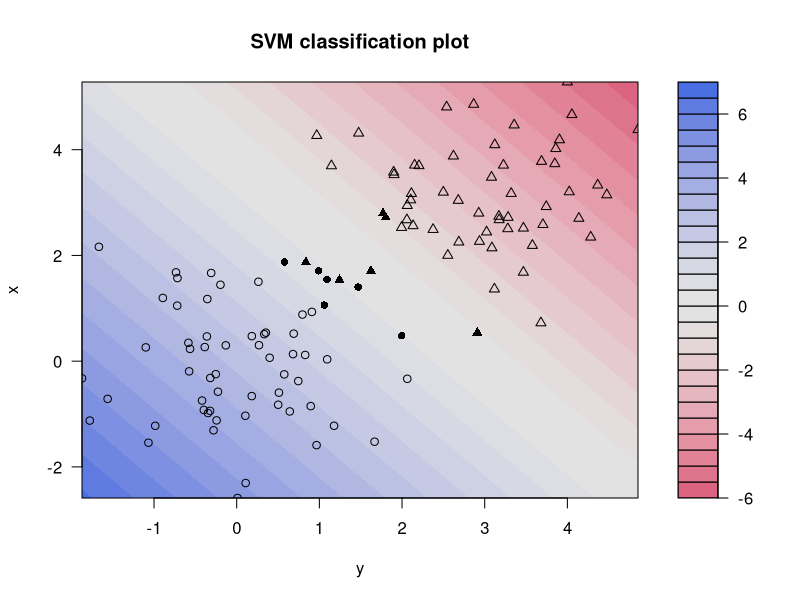

Reproduce this figure in R.
## ---- chunk 1
knitr::opts_chunk$set(comment = '>')
## ---- chunk 2
# install the kernlab (for SVM) and class (for kNN) packages from CRAN
if(require(kernlab) == FALSE){
  install.packages('kernlab')
  library(kernlab)
}
if(require(class) == FALSE){
  install.packages('class')
  library(class)
}
## ---- chunk 3
# load and inspect the training/test datasets
#   note: this is a synthetic dataset of (x, y) points
training_syndata <- read.csv("syndata_training.csv")
test_syndata <- read.csv("syndata_test.csv")
str(training_syndata)
str(test_syndata)
# define a formula for predicting the class variable
syndata_formula = class ~ x + y

# train an SVM model with a linear kernel (vanilladot) and cost set to 1
lk_svm_syndata <- ksvm(syndata_formula, data = training_syndata, kernel = 'vanilladot', C = 1, type = "C-svc")

# plot the SVM object for this binary classifier
#   note: this plot is only available for binary classifiers in 2D
#     the plot includes decision values that in 2D can be interpreted
#     as the distances from the hyperplane
plot(lk_svm_syndata, data = training_syndata)
## ---- chunk 4
# compute the prediction with the SVM model
#   note: the class attribute (column 1) is excluded from the test data set
lk_svm_syndata_pred <- predict(lk_svm_syndata, test_syndata[,-1])

# create a contingency table for the actual VS predicted for the SVM model
lk_svm_results_table <- table(svm = lk_svm_syndata_pred,  actual = test_syndata$class)
lk_svm_results_table

# calculate the accuracy from the contingency table
acc_lk_svm <- sum(diag(lk_svm_results_table)) / sum(lk_svm_results_table)
acc_lk_svm
## ---- chunk 5
# read the data from the letters_data.csv file
#   note: the dataset is derived from the letter-recognition dataset
#     documentation on the original dataset is available here:
#     https://archive.ics.uci.edu/ml/datasets/letter+recognition
letters_data <- read.csv("letters_data.csv", stringsAsFactors = T)

# inspect the data
str(letters_data)

# set random seed
set.seed(1999)
# create a 70/30 training/test set split
n_rows <- nrow(letters_data)
# sample 70% (n_rows * 0.7) indices in the ranges 1:nrows
training_idx <- sample(n_rows, n_rows * 0.7)
# filter the data frame with the training indices (and the complement)
training_letters_data <- letters_data[training_idx,]
test_letters_data <- letters_data[-training_idx,]
## ---- chunk 6
# define a formula for predicting lettr
#   note: the reformulate function simplifies the definition of the formula
#     and makes the code more general
letters_data_formula <- reformulate(names(training_letters_data[, -1]), response = 'lettr')

# train two SVM models with different kernel functions
#   note: ksvm automatically scales the attribute values
#     there is no need to perform a preliminary data transformation
# train an SVM model with a linear kernel (vanilladot) and cost set to 1
lk_svm_letters_data <- ksvm(letters_data_formula, data = training_letters_data, kernel = 'vanilladot', C = 1)
# train an SVM model with a radial basis kernel (rfbdot) and cost set to 1
rbf_svm_letters_data <- ksvm(letters_data_formula, data = training_letters_data, kernel = 'rbfdot', C = 1)

#plots
#plot(lk_svm_letters_data, data = training_letters_data)

## ---- chunk 7
# compute the prediction with both SVM models
#   note: the lettr attribute (column 1) is excluded from the test data set
lk_svm_letters_data_pred <- predict(lk_svm_letters_data, test_letters_data[,-1])
rbf_svm_letters_data_pred <- predict(rbf_svm_letters_data, test_letters_data[,-1])

# create a contingency table for the actual VS predicted for both SVM models
lk_svm_results_table <- table(svm = lk_svm_letters_data_pred,  actual = test_letters_data$lettr)
lk_svm_results_table
rbf_svm_results_table <- table(svm = rbf_svm_letters_data_pred,  actual = test_letters_data$lettr)
rbf_svm_results_table

# calculate the accuracy from each contingency table
#   as sum of diagonal elements over sum of the matrix values
acc_lk_svm <- sum(diag(lk_svm_results_table)) / sum(lk_svm_results_table)
acc_lk_svm
acc_rbf_svm <- sum(diag(rbf_svm_results_table)) / sum(rbf_svm_results_table)
acc_rbf_svm
## ---- chunk 8
# transform the data using a min-max function
# first define a MinMax function
MinMax <- function(x){
  tx <- (x - min(x)) / (max(x) - min(x))
  return(tx)
}
# then apply the function to each column of the data set
#   note: the lettr attribute should be excluded
letters_data_minmax <- apply(letters_data[,-1], 2, MinMax)
# the matrix needs to be 'cast' into a data frame
letters_data_minmax <- as.data.frame(letters_data_minmax)
# finally add back the lettr attribute
letters_data_minmax <- cbind(letters_data$lettr, letters_data_minmax)

# filter the data frame with the (previously generated) training indices
training_letters_data_minmax <- letters_data_minmax[training_idx,]
test_letters_data_minmax <- letters_data_minmax[-training_idx,]

# predict the class for the test dataset
#   note: k is set to the square root of the number of instances in the training set
#     the syntax of the knn command is different from the one for other ML methods
#     you can find more information in the help of knn
k_value = sqrt(dim(training_letters_data_minmax)[1])
knn_letters_data_minmax_pred <- knn(train = training_letters_data_minmax[,-1], test = test_letters_data_minmax[,-1], cl = training_letters_data_minmax[,1], k = k_value)

# create a table with actual values and the predictions
letters_data_minmax_results <- data.frame(
  actual = test_letters_data_minmax[,1],
  knn = knn_letters_data_minmax_pred
)

# create a contingency table for the actual VS predicted
knn_results_table <- table(letters_data_minmax_results[,c('actual', 'knn')])
knn_results_table

# calculate accuracy from the contingency table
acc_knn <- sum(diag(knn_results_table)) / sum(knn_results_table)
acc_knn
